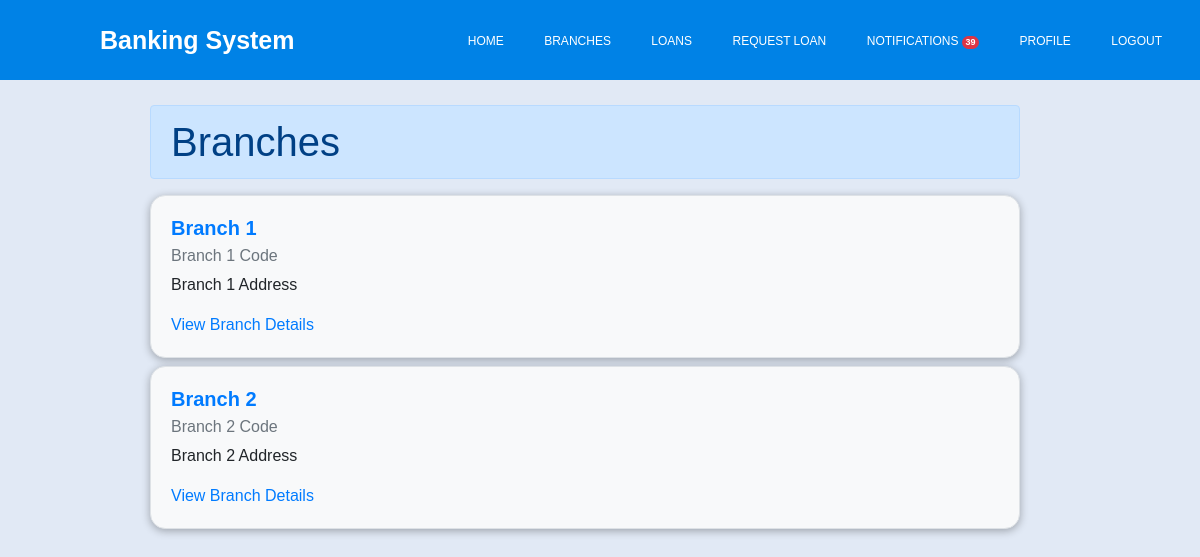
/branches (signed in), run on the app's committed database.
### bank_management/models.py (models this page shows, shortened)
class Branch(models.Model):
    name = models.CharField(max_length=100)
    address = models.CharField(max_length=200)
    code = models.CharField(max_length=10, unique=True)
    class Meta:
        verbose_name_plural = 'Branches'

### bank_management/views.py (the view)
# urls.py: path("branches",branches,name='branches'),
def branches(request):
    branches = Branch.objects.all()
    context = {
        "branches":branches
    }
    return render(request, "branches.html",context)

### bank_management/context_processors.py (called while the page is built)
@login_required
def count_notifications(request):
    count_notifications = Notification.objects.filter(user=request.user,is_seen=False).count()
    return {"count_notifications":count_notifications}

### banking_system/templates/branches.html (shortened to what this page needs)
{% extends 'base.html' %} {% block content %}
  <div class="row mt-2" style="width: 100%">
    <div class="col">
        <h1
          class="mt-2 alert alert-primary"
          style="margin-right: 150px; margin-left: 150px"
        >
          Branches
        </h1>
        {% for branch in branches %}
        <div
          class="card mt-2"
          style="
            background-color: #f8f9fa;
            border: 1px solid #dee2e6;
            border-radius: 0.95rem;
            box-shadow: 0 0.125rem 0.5rem rgba(0, 0, 0, 0.3);
            margin-right: 150px;
            margin-left: 150px;
          "
        >
          <div class="card-body">
            <h5
              class="card-title"
              style="color: #007bff; font-size: 1.25rem; font-weight: bold"
            >
              {{branch.name}}
            </h5>
            <h6 class="card-subtitle mb-2 text-muted">{{branch.code}}</h6>
            <p class="card-text">{{branch.address}}</p>
            <a href="{% url 'branch-detail' branch.id %}" class="card-link"
              >View Branch Details</a
            >
          </div>
        </div>
        {% endfor %}
      </div>
    </div>
    {% endblock content %}

### banking_system/static/navbar.css (style rules this page uses)
* { margin: 0; padding: 0; text-decoration: none; list-style: none; box-sizing: border-box; }
body { font-family: sans-serif; }

### data on the page
Branch: name "Branch 1", code "Branch 1 Code", address "Branch 1 Address"
Branch: name "Branch 2", code "Branch 2 Code", address "Branch 2 Address"

### other printed values
{{ count_notifications }} "39"
